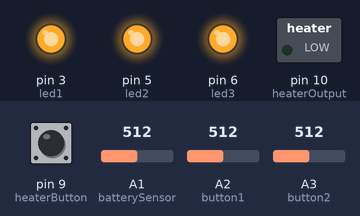
The sketch below on a simulated Arduino Uno, built with avr-gcc and run on an emulated ATmega328P. On the bench: switched loads named in the sketch (green lamp = pin HIGH), output pins drawn as LEDs (lit = HIGH). Inputs (shaded band) come from the test bench; at power-on: A1 (batterySensor) = 512, A2 (button1) = 512, pin 9 (heaterButton) LOW, A3 (button2) = 512. EEPROM starts erased.

Above: at 1.8 s.
1.9 s: A1 (batterySensor) set to 306
At 2.8 s:
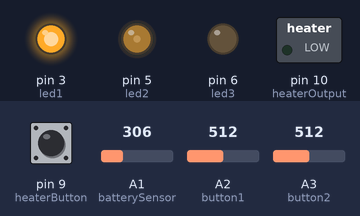
5.4 s: A2 (button1) set to 991
8.9 s: A2 (button1) set to 1012
At 12.2 s:
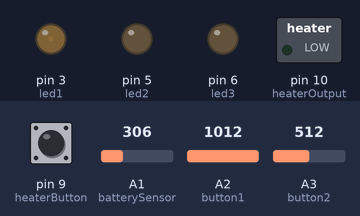
12.4 s: pin 9 (heaterButton) pulled HIGH for 3.2 s
At 13.7 s:
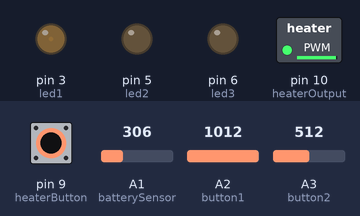
17.1 s: A2 (button1) set to 990
At 17.9 s:
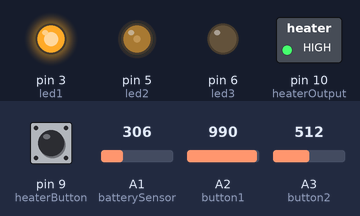
20.6 s: A3 (button2) set to 984
24.1 s: A3 (button2) set to 1017
Timing chart, 0 to 30.4 s (numbered marks = the images above; inputs shaded):
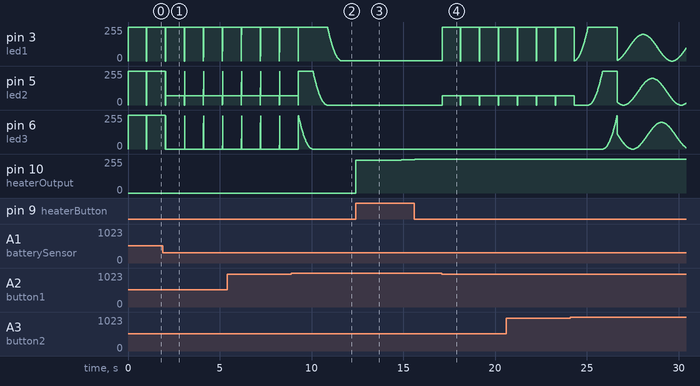

Measured:
- the behaviour switches between 999 and 1000 on A2 (button1) (found by bisection; images 1 and 2)
- after the input at 12.4 s, pin 10 (heaterOutput): 0/255 → 247/255 at once, → 251/255 2.5 s later, → 255/255 0.74 s later
- after the input at 17.1 s, pin 3 (led1): 1/255 → 255/255 at once, then repeats every 1.0 s: 0/255 0.01 s, 2/255 0.01 s, 1/255 0.01 s, 255/255 1.0 s; pin 5 (led2): 0/255 → 68/255 at once

The sketch:

no-ohmmeter.ino
```cpp
#include <EEPROM.h>

/*
 * settings
 */
const int sleepTime = 30000;     //sleep timer
const int preheatTime = 200;      //preheat boost time

const int buttonsSensitivity = 900;  //touch buttons sensitivity
const int batteryCal = 37;             //battery callibration value

/*
 *  pin config
 */
const int batterySensor = A1;   //batery voltage sensors pin
const int button1 = A2;         //button 1
const int button2 = A3;         //button 2
const int heaterButton = 9;     //heater button pin
const int heaterOutput = 10;    //heater mosfet pin
const int led1 = 3;             //led pin 1
const int led2 = 5;             //led pin 2
const int led3 = 6;             //led pin 3

//some app vars
int led1Light = 0;
int led2Light = 0;
int led3Light = 0;

int button1Status = 0;
int button2Status = 0;
int heaterButtonStatus = 0;

int batterySensorValue = 0;
float batteryVoltage = 8.00;
float voltageCorrection = 1.00;

int powerSet = 0;
int powerPWM = 0;

int heating = 0;
int sleep = 0;

/*
 * change  power setting
 */
void setPower(int power){
  powerSet = power;
  if(powerSet > 192){
    powerSet = 192;
    powerPWM = 255;
  }else if(powerSet < 5){
    powerSet = 5;
  }else{
    powerPWM = powerSet;
  }
  EEPROM.write(0, powerSet);
  setLeds();
}

void updateLeds(){
  led1Light = constrain(led1Light,0,255);
  led2Light = constrain(led2Light,0,255);
  led3Light = constrain(led3Light,0,255);
  analogWrite(led1,led1Light);
  analogWrite(led2,led2Light);
  analogWrite(led3,led3Light);
}

void setLeds(){
  if(powerSet <= 63){
    led1Light = powerSet*powerSet/16;
    led2Light = 0;
    led3Light = 0;
  }else if(powerSet <= 127){
    led1Light = 255;
    led2Light = (powerSet-64)*(powerSet-64)/16;
    led3Light = 0;
  }else if(powerSet <= 191){
    led1Light = 255;
    led2Light = 255;
    led3Light = (powerSet-128)*(powerSet-128)/16;
  }else{
    led1Light = (sin(((float)millis()+1000)/500)+1)*100;
    led2Light = (sin(((float)millis()+500)/500)+1)*100;
    led3Light = (sin(((float)millis())/500)+1)*100;
  }
  updateLeds();
}

/*
 * read button
 */
void readStatus(){
  button1Status = analogRead(button1);
  button2Status = analogRead(button2);
  heaterButtonStatus = digitalRead(heaterButton);

  if(heaterButtonStatus == HIGH){
    if(sleep > sleepTime){
      showBatteryStatus(100);
    }
    sleep = 0;
  }

  if(heating == 0){
    batterySensorValue = analogRead(batterySensor);
    batteryVoltage = (float)batterySensorValue/batteryCal;
  }
}

/*
 * buttons actions
 */
void checkButtons(){
  if((button1Status < 1000) &&  (button2Status < 1000)){
    showBatteryStatus(1000);
  }

  if(button1Status < 1000){
    sleep = 0;
    setPower(powerSet+1);
    delay(10);
  }

  if(button2Status < 1000){
    sleep = 0;
    setPower(powerSet-1);
    delay(10);
  }

  if(heaterButtonStatus){
    heating += 1;
  }else{
    if(heating > 0){
      heating = 0;
      setLeds();
    }
  }
}

void showBatteryStatus(int showTime){
  led1Light = (batteryVoltage-7)*255;
  led2Light = (batteryVoltage-8)*255;
  led3Light = (batteryVoltage-9)*255;
  updateLeds();
  delay(showTime);
  led1Light = 0;
  led2Light = 0;
  led3Light = 0;
  updateLeds();
  delay(10);
  setLeds();
}

/*
 * heating
 */
void heat(){
  if(heating > 0){
    if(batteryVoltage > 7){
      //boost power at start to preheat coil
      voltageCorrection = (7.0/batteryVoltage)*(7.0/batteryVoltage);
      if(heating < preheatTime){
        analogWrite(heaterOutput,constrain(255-powerPWM*voltageCorrection*2,0,255));
      }else{
        analogWrite(heaterOutput,255-powerPWM*voltageCorrection);
      }
    }else{
      //battery low alert
      for(int i=0;i<6;i++){
        analogWrite(led1,255);
        analogWrite(led2,255);
        analogWrite(led3,255);
        delay(500);
        analogWrite(led1,0);
        analogWrite(led2,0);
        analogWrite(led3,0);
        delay(500);
      }
      setLeds();
    }
  }else{
    digitalWrite(heaterOutput,HIGH);
  }
}

/*
 * debug
 */
void serialDebug(){
  Serial.print(button1Status);
  Serial.print("\t");
  Serial.print(button2Status);
  Serial.print("\t");
  Serial.print(heating);
  Serial.print("\t");
  Serial.print("battery volatege: ");
  Serial.print(batteryVoltage);
  Serial.print("\t");
  Serial.print("power set: ");
  Serial.print(powerSet);
  Serial.print("\t");
  Serial.print("power pwm: ");
  Serial.print(powerPWM);
  Serial.print("\t");
  Serial.print("millis: ");
  Serial.print(millis());
  Serial.println("");
}

void setup(){
  Serial.begin(115200);
  setPower(EEPROM.read(0));
  //disable heating at start
  digitalWrite(heaterOutput,HIGH);
}

void loop() {
  sleep++;

  readStatus();

  if(sleep == sleepTime){
    while(led1Light != led2Light != led3Light != 0){
      led1Light--;
      led2Light--;
      led3Light--;
      updateLeds();
      delay(3);
    }
    led1Light = 0;
    led2Light = 0;
    led3Light = 0;
    updateLeds();
  }else if(sleep < sleepTime){
    checkButtons();
    heat();
  }
  if(powerPWM == 255){
    setLeds();
  }
  delay(2);

  //serialDebug();
}
```
